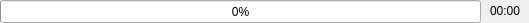
<?xml version="1.0" encoding="UTF-8"?>
<ui version="4.0">
 <class>ProgressDialog</class>
 <widget class="QDialog" name="ProgressDialog">
  <property name="geometry">
   <rect>
    <x>0</x>
    <y>0</y>
    <width>529</width>
    <height>23</height>
   </rect>
  </property>
  <property name="windowTitle">
   <string>ProgressDialog</string>
  </property>
  <property name="modal">
   <bool>true</bool>
  </property>
  <widget class="QProgressBar" name="progressBar">
   <property name="geometry">
    <rect>
     <x>0</x>
     <y>0</y>
     <width>481</width>
     <height>23</height>
    </rect>
   </property>
   <property name="maximum">
    <number>1000</number>
   </property>
   <property name="value">
    <number>0</number>
   </property>
  </widget>
  <widget class="QLabel" name="labelTime">
   <property name="geometry">
    <rect>
     <x>490</x>
     <y>0</y>
     <width>41</width>
     <height>21</height>
    </rect>
   </property>
   <property name="text">
    <string>00:00</string>
   </property>
  </widget>
 </widget>
 <layoutdefault spacing="6" margin="11"/>
 <resources/>
 <connections/>
</ui>
